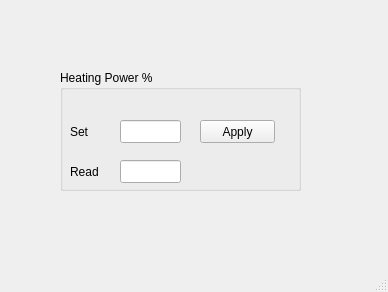
<?xml version="1.0" encoding="UTF-8"?>
<ui version="4.0">
 <class>TControllerRPi</class>
 <widget class="QMainWindow" name="TControllerRPi">
  <property name="geometry">
   <rect>
    <x>0</x>
    <y>0</y>
    <width>388</width>
    <height>292</height>
   </rect>
  </property>
  <property name="windowTitle">
   <string>TControllerRPi</string>
  </property>
  <widget class="QWidget" name="centralWidget">
   <property name="sizePolicy">
    <sizepolicy hsizetype="Fixed" vsizetype="Fixed">
     <horstretch>0</horstretch>
     <verstretch>0</verstretch>
    </sizepolicy>
   </property>
   <property name="minimumSize">
    <size>
     <width>320</width>
     <height>240</height>
    </size>
   </property>
   <property name="maximumSize">
    <size>
     <width>320</width>
     <height>240</height>
    </size>
   </property>
   <widget class="QGroupBox" name="groupBox">
    <property name="geometry">
     <rect>
      <x>60</x>
      <y>70</y>
      <width>241</width>
      <height>121</height>
     </rect>
    </property>
    <property name="title">
     <string>Heating Power %</string>
    </property>
    <widget class="QLineEdit" name="powerPercentageEdit">
     <property name="geometry">
      <rect>
       <x>60</x>
       <y>50</y>
       <width>61</width>
       <height>23</height>
      </rect>
     </property>
     <property name="toolTip">
      <string extracomment="Enter Values between 0.0 and 100.0"/>
     </property>
     <property name="statusTip">
      <string extracomment="Enter Values between 0.0 and 100.0"/>
     </property>
     <property name="whatsThis">
      <string extracomment="Enter Values between 0.0 and 100.0"/>
     </property>
     <property name="alignment">
      <set>Qt::AlignRight|Qt::AlignTrailing|Qt::AlignVCenter</set>
     </property>
    </widget>
    <widget class="QLabel" name="label">
     <property name="geometry">
      <rect>
       <x>10</x>
       <y>50</y>
       <width>41</width>
       <height>23</height>
      </rect>
     </property>
     <property name="text">
      <string>Set</string>
     </property>
    </widget>
    <widget class="QPushButton" name="applyButton">
     <property name="geometry">
      <rect>
       <x>140</x>
       <y>50</y>
       <width>75</width>
       <height>23</height>
      </rect>
     </property>
     <property name="text">
      <string>Apply</string>
     </property>
    </widget>
    <widget class="QLabel" name="label_2">
     <property name="geometry">
      <rect>
       <x>10</x>
       <y>90</y>
       <width>41</width>
       <height>23</height>
      </rect>
     </property>
     <property name="text">
      <string>Read</string>
     </property>
    </widget>
    <widget class="QLineEdit" name="powerPercentageReadEdit">
     <property name="geometry">
      <rect>
       <x>60</x>
       <y>90</y>
       <width>61</width>
       <height>23</height>
      </rect>
     </property>
     <property name="toolTip">
      <string extracomment="Enter Values between 0.0 and 100.0"/>
     </property>
     <property name="statusTip">
      <string extracomment="Enter Values between 0.0 and 100.0"/>
     </property>
     <property name="whatsThis">
      <string extracomment="Enter Values between 0.0 and 100.0"/>
     </property>
     <property name="alignment">
      <set>Qt::AlignRight|Qt::AlignTrailing|Qt::AlignVCenter</set>
     </property>
    </widget>
   </widget>
  </widget>
  <widget class="QStatusBar" name="statusBar"/>
  <widget class="QMenuBar" name="menuBar">
   <property name="geometry">
    <rect>
     <x>0</x>
     <y>0</y>
     <width>388</width>
     <height>26</height>
    </rect>
   </property>
  </widget>
 </widget>
 <layoutdefault spacing="6" margin="11"/>
 <resources/>
 <connections/>
</ui>
